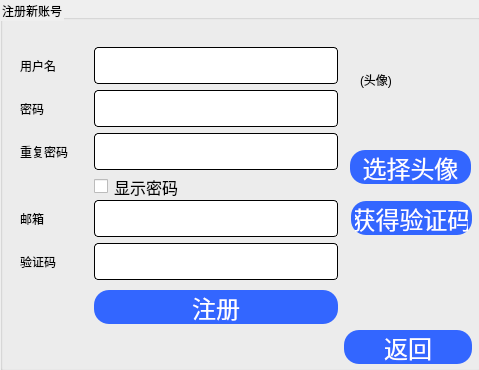
<?xml version="1.0" encoding="UTF-8"?>
<ui version="4.0">
 <class>signUp</class>
 <widget class="QWidget" name="signUp">
  <property name="geometry">
   <rect>
    <x>0</x>
    <y>0</y>
    <width>479</width>
    <height>370</height>
   </rect>
  </property>
  <property name="windowTitle">
   <string>Form</string>
  </property>
  <widget class="QGroupBox" name="groupBox">
   <property name="geometry">
    <rect>
     <x>0</x>
     <y>0</y>
     <width>481</width>
     <height>371</height>
    </rect>
   </property>
   <property name="styleSheet">
    <string notr="true">font: 16pt &quot;Comic Sans MS&quot;;
border-color: rgb(196, 178, 255);
border-color: rgb(170, 0, 255);
color: rgb(0, 0, 0);</string>
   </property>
   <property name="title">
    <string>注册新账号</string>
   </property>
   <widget class="QLabel" name="label_9">
    <property name="geometry">
     <rect>
      <x>20</x>
      <y>200</y>
      <width>68</width>
      <height>37</height>
     </rect>
    </property>
    <property name="styleSheet">
     <string notr="true">font: 10pt &quot;Comic Sans MS&quot;;</string>
    </property>
    <property name="text">
     <string>邮箱</string>
    </property>
   </widget>
   <widget class="QLineEdit" name="usernameEdit">
    <property name="geometry">
     <rect>
      <x>94</x>
      <y>47</y>
      <width>244</width>
      <height>37</height>
     </rect>
    </property>
    <property name="styleSheet">
     <string notr="true">QLineEdit{
	background-color: rgb(255, 255, 255);
	 border: 1px  solid;
     border-radius: 4px;
	font: 24px
}</string>
    </property>
   </widget>
   <widget class="QLineEdit" name="emailEdit">
    <property name="geometry">
     <rect>
      <x>94</x>
      <y>200</y>
      <width>244</width>
      <height>37</height>
     </rect>
    </property>
    <property name="styleSheet">
     <string notr="true">QLineEdit{
	background-color: rgb(255, 255, 255);
	 border: 1px  solid;
     border-radius: 4px;
	font: 24px
}</string>
    </property>
   </widget>
   <widget class="QCheckBox" name="showPwdCheckBox">
    <property name="geometry">
     <rect>
      <x>94</x>
      <y>177</y>
      <width>121</width>
      <height>19</height>
     </rect>
    </property>
    <property name="font">
     <font>
      <family>Agency FB</family>
      <pointsize>12</pointsize>
      <weight>50</weight>
      <italic>false</italic>
      <bold>false</bold>
     </font>
    </property>
    <property name="styleSheet">
     <string notr="true">font: 12pt &quot;Agency FB&quot;;</string>
    </property>
    <property name="text">
     <string>显示密码</string>
    </property>
   </widget>
   <widget class="QLineEdit" name="repeatPwdEdit">
    <property name="geometry">
     <rect>
      <x>94</x>
      <y>133</y>
      <width>244</width>
      <height>37</height>
     </rect>
    </property>
    <property name="styleSheet">
     <string notr="true">QLineEdit{
	background-color: rgb(255, 255, 255);
	 border: 1px  solid;
     border-radius: 4px;
	font: 24px
}</string>
    </property>
    <property name="inputMethodHints">
     <set>Qt::ImhHiddenText|Qt::ImhNoAutoUppercase|Qt::ImhNoPredictiveText|Qt::ImhSensitiveData</set>
    </property>
    <property name="text">
     <string/>
    </property>
    <property name="echoMode">
     <enum>QLineEdit::Password</enum>
    </property>
   </widget>
   <widget class="QLineEdit" name="codeEdit">
    <property name="geometry">
     <rect>
      <x>94</x>
      <y>243</y>
      <width>244</width>
      <height>37</height>
     </rect>
    </property>
    <property name="styleSheet">
     <string notr="true">QLineEdit{
	background-color: rgb(255, 255, 255);
	 border: 1px  solid;
     border-radius: 4px;
	font: 24px
}</string>
    </property>
   </widget>
   <widget class="QPushButton" name="returnBtn">
    <property name="geometry">
     <rect>
      <x>344</x>
      <y>330</y>
      <width>128</width>
      <height>34</height>
     </rect>
    </property>
    <property name="styleSheet">
     <string notr="true">QPushButton{
border-radius:15px;
padding : 0 4px;
background: #3366FF;
border -radius:10px;
color: rgb(255, 255, 255);
font: 24px
}
QPushButton:hover:!pressed

{
background:#4f85e2;
}
QToolButton
{

border-radius:10px;
bacground:red;
color:red;
}

QPushButton:pressed
{
              font-size: 19px;
              transition: 0.9s; 
}</string>
    </property>
    <property name="text">
     <string>返回</string>
    </property>
   </widget>
   <widget class="QPushButton" name="codeBtn">
    <property name="geometry">
     <rect>
      <x>351</x>
      <y>201</y>
      <width>121</width>
      <height>34</height>
     </rect>
    </property>
    <property name="styleSheet">
     <string notr="true">QPushButton{
border-radius:15px;
padding : 0 4px;
background: #3366FF;
border -radius:10px;
color: rgb(255, 255, 255);
font: 24px
}
QPushButton:hover:!pressed

{
background:#4f85e2;
}
QToolButton
{

border-radius:10px;
bacground:red;
color:red;
}

QPushButton:pressed
{
              font-size: 19px;
              transition: 0.9s; 
}</string>
    </property>
    <property name="text">
     <string>获得验证码</string>
    </property>
   </widget>
   <widget class="QLabel" name="label_3">
    <property name="geometry">
     <rect>
      <x>20</x>
      <y>133</y>
      <width>68</width>
      <height>37</height>
     </rect>
    </property>
    <property name="styleSheet">
     <string notr="true">font: 10pt &quot;Comic Sans MS&quot;;</string>
    </property>
    <property name="text">
     <string>重复密码</string>
    </property>
   </widget>
   <widget class="QPushButton" name="createBtn">
    <property name="geometry">
     <rect>
      <x>94</x>
      <y>290</y>
      <width>244</width>
      <height>34</height>
     </rect>
    </property>
    <property name="styleSheet">
     <string notr="true">QPushButton{
border-radius:15px;
padding : 0 4px;
background: #3366FF;
border -radius:10px;
color: rgb(255, 255, 255);
font: 24px
}
QPushButton:hover:!pressed

{
background:#4f85e2;
}
QToolButton
{

border-radius:10px;
bacground:red;
color:red;
}

QPushButton:pressed
{
              font-size: 19px;
              transition: 0.9s; 
}</string>
    </property>
    <property name="text">
     <string>注册</string>
    </property>
   </widget>
   <widget class="QLabel" name="label_2">
    <property name="geometry">
     <rect>
      <x>20</x>
      <y>90</y>
      <width>68</width>
      <height>37</height>
     </rect>
    </property>
    <property name="styleSheet">
     <string notr="true">font: 10pt &quot;Comic Sans MS&quot;;</string>
    </property>
    <property name="text">
     <string>密码</string>
    </property>
   </widget>
   <widget class="QLabel" name="label_10">
    <property name="geometry">
     <rect>
      <x>20</x>
      <y>243</y>
      <width>68</width>
      <height>37</height>
     </rect>
    </property>
    <property name="styleSheet">
     <string notr="true">font: 10pt &quot;Comic Sans MS&quot;;</string>
    </property>
    <property name="text">
     <string>验证码</string>
    </property>
   </widget>
   <widget class="QLabel" name="label">
    <property name="geometry">
     <rect>
      <x>20</x>
      <y>47</y>
      <width>68</width>
      <height>37</height>
     </rect>
    </property>
    <property name="styleSheet">
     <string notr="true">font: 10pt &quot;Comic Sans MS&quot;;</string>
    </property>
    <property name="text">
     <string>用户名</string>
    </property>
   </widget>
   <widget class="QLineEdit" name="pwdEdit">
    <property name="geometry">
     <rect>
      <x>94</x>
      <y>90</y>
      <width>244</width>
      <height>37</height>
     </rect>
    </property>
    <property name="styleSheet">
     <string notr="true">QLineEdit{
	background-color: rgb(255, 255, 255);
	 border: 1px  solid;
     border-radius: 4px;
	font: 24px
}</string>
    </property>
    <property name="inputMethodHints">
     <set>Qt::ImhHiddenText|Qt::ImhNoAutoUppercase|Qt::ImhNoPredictiveText|Qt::ImhSensitiveData</set>
    </property>
    <property name="text">
     <string/>
    </property>
    <property name="echoMode">
     <enum>QLineEdit::Password</enum>
    </property>
   </widget>
   <widget class="QLabel" name="avatarLabel">
    <property name="geometry">
     <rect>
      <x>360</x>
      <y>30</y>
      <width>100</width>
      <height>100</height>
     </rect>
    </property>
    <property name="minimumSize">
     <size>
      <width>100</width>
      <height>100</height>
     </size>
    </property>
    <property name="maximumSize">
     <size>
      <width>100</width>
      <height>100</height>
     </size>
    </property>
    <property name="text">
     <string>(头像)</string>
    </property>
   </widget>
   <widget class="QPushButton" name="pickAvatarBtn">
    <property name="geometry">
     <rect>
      <x>350</x>
      <y>150</y>
      <width>121</width>
      <height>34</height>
     </rect>
    </property>
    <property name="styleSheet">
     <string notr="true">QPushButton{
border-radius:15px;
padding : 0 4px;
background: #3366FF;
border -radius:10px;
color: rgb(255, 255, 255);
font: 24px
}
QPushButton:hover:!pressed

{
background:#4f85e2;
}
QToolButton
{

border-radius:10px;
bacground:red;
color:red;
}

QPushButton:pressed
{
              font-size: 19px;
              transition: 0.9s; 
}</string>
    </property>
    <property name="text">
     <string>选择头像</string>
    </property>
   </widget>
  </widget>
 </widget>
 <resources/>
 <connections/>
</ui>
